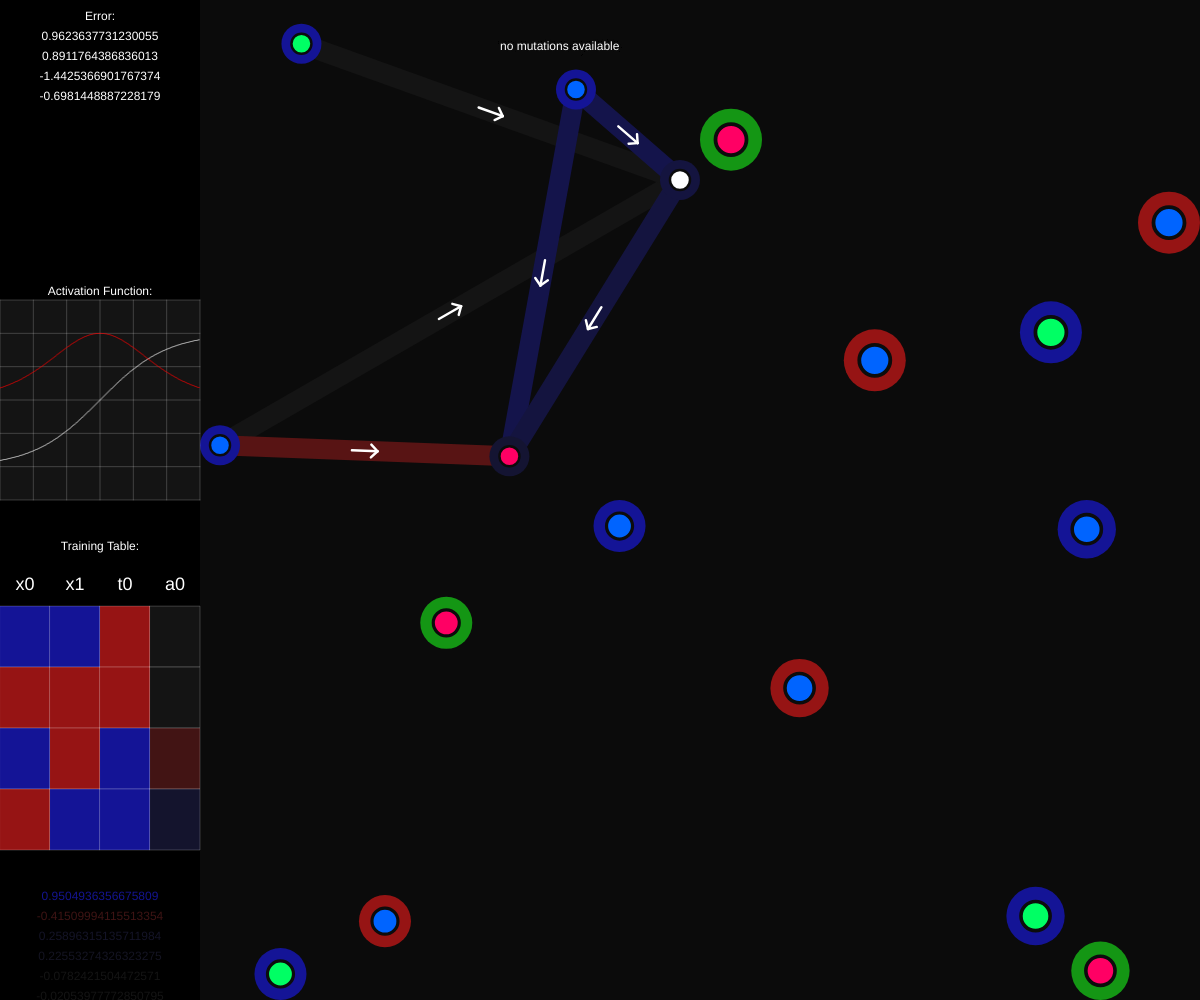
Frame 1 (no input)
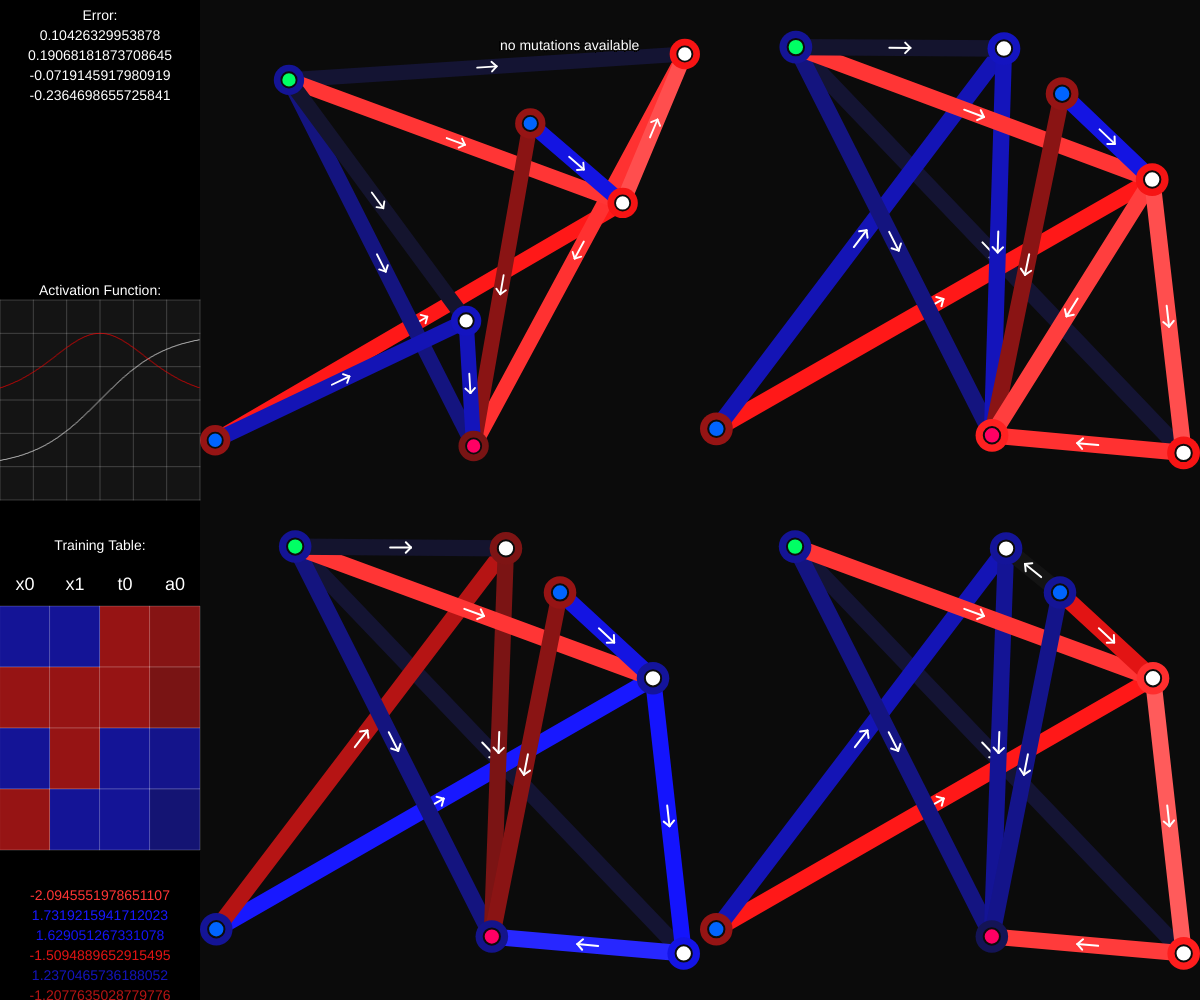
Frame 60 (no input)
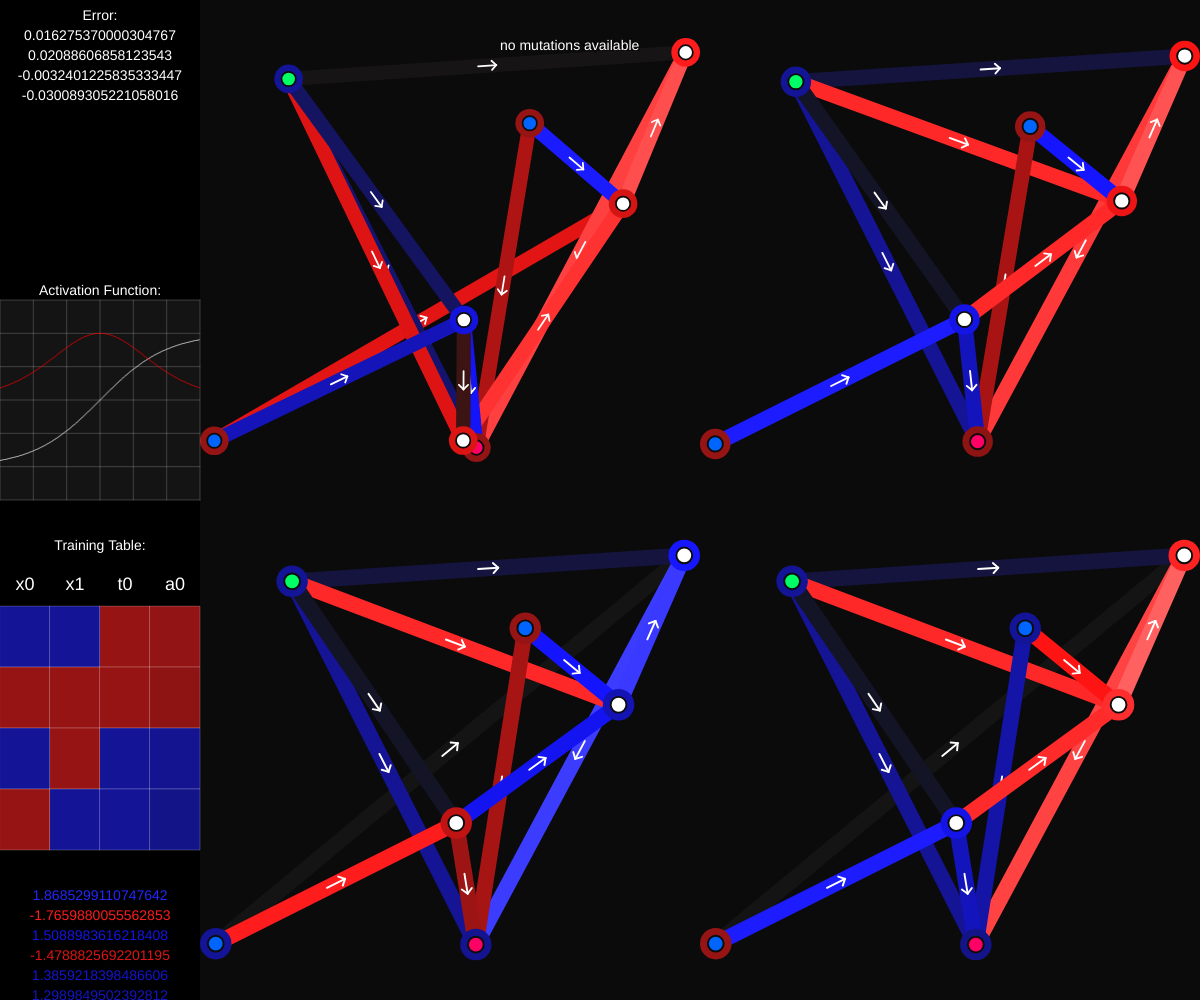
Frame 120 (the mouse pressed at the canvas centre since frame 60)

The p5.js sketch that drew these frames (run headless with seeded random() and noise() and a simulated clock; from frame 60 on, the mouse is pressed at the canvas centre):

// p5.js sketch
// ── sketch.js
const tt = 1;
const tf = -1;

const trainingData = [
    [[tt, tt], [tf]],
    [[tf, tf], [tf]],
    [[tt, tf], [tt]],
    [[tf, tt], [tt]],
];

var neat;

var testval = 2;

var doCreateCanvas = true;
var canvas;
function windowResized() { resizeCanvas(windowWidth, windowHeight); }
function setup() {
    if (doCreateCanvas) {
        canvas = createCanvas(windowWidth, windowHeight);
        canvas.position(0, 0);
        doCreateCanvas = false;
    }

    neat = new NEAT({
        inputNodeCount: trainingData[0][0].length,
        outputNodeCount: trainingData[0][1].length,
        populationSize: 200,
        biasNode: true,
    });
    console.log(neat);

    /// so like is th okay i do wonter hwo mayn this is writing befcause oof
    let p = neat.population[0];
    //p.splitConnection(1);
    p.splitConnection(2);
    p.addConnection(1, 4);
    p.addConnection(2, 3);
    p.addConnection(1, 3);


    //for (let i = neat.biasNode ? neat.outputNodeCount : 0; i < p.connections.length; i++) {
    //    p.connections[i].enabled = false;
    //}
    //const extraNodeOffset = neat.inputNodeCount + neat.outputNodeCount;
    //for (let i = 0; i < testval; i++) {
    //    let ni = extraNodeOffset + i;
    //    for (let j = 0; j < neat.inputNodeCount; j++) {
    //        p.addConnection(j, ni);
    //    }
    //    for (let j = 0; j < neat.outputNodeCount; j++) {
    //        p.addConnection(ni, neat.inputNodeCount + j);
    //    }
    //}
    //p.connections[5].enabled = false;
    //testval++;

    if (false) {
        p.addConnection(0, 17);
        p.addConnection(17, 18);
        p.addConnection(18, 3);
        p.addConnection(18, 19);
        p.addConnection(19, 20);
        p.addConnection(20, 19);
        p.addConnection(19, 3);


        p.connections[3].enabled = false;
    }
    //console.log(p.getOutput(trainingData[0][0]));
    //console.log(NEAT.distance(neat.population[0], neat.population[1]));
    //console.log(NEAT.distance(neat.population[1], neat.population[2]));

    //console.log(p.train([trainingData[0][0]], [trainingData[0][1]]));

    frameRate(30);
}

var nextStep = false;

var trainingDataIndex = 0;
var trainingDataFloatTime = 2;
var trainingDataFloat = trainingDataFloatTime;


let last = 0;
let settled = 0;

let framesGood = 0;
let iterations = 0;
function draw() {
    trainingDataFloat -= deltaTime * 0.001
    if (trainingDataFloat <= 0) {
        trainingDataFloat = trainingDataFloatTime;
        trainingDataIndex = (trainingDataIndex + 1) % trainingData.length
    }

    background(11); //12

    noStroke();
    fill(12);
    let s = Math.min(windowWidth, windowHeight);

    let x = (windowWidth - s) / 2;
    let y = (windowHeight - s) / 2;

    let left = 200;

    let hw = (windowWidth - left) / 2;
    let hh = windowHeight / 2;

    const p = neat.population[0];

    //neat.population[0].draw(0, 0, windowWidth, windowHeight, trainingData[0][0]);
    let move = p.draw(left, 0, hw, hh, trainingData[trainingDataIndex][0]);
    neat.population[1].draw(left + hw, 0, hw, hh, trainingData[1][0]);
    neat.population[2].draw(left, hh, hw, hh, trainingData[2][0]);
    neat.population[3].draw(left + hw, hh, hw, hh, trainingData[3][0]);

    let inputs = [];
    let outputs = [];

    for (let i = 0; i < trainingData.length; i++) {
        inputs[inputs.length] = trainingData[i][0];
        outputs[outputs.length] = trainingData[i][1];
    }

    //p.evolve(inputs, outputs, 500, 0.001);
    neat.runEpoch(inputs, outputs, 500, 0.00001);

    const totalErrors = p.backPropagate(inputs, outputs, false, true).totalErrors;
    let totalErr = 0;
    for (let i = 0; i < totalErrors.length; i++) {
        totalErr += Math.abs(totalErrors[i]);
    }
    const err = totalErr / totalErrors.length;

    //console.log(err);

    let m = 3;
    textAlign(CENTER);
    if (true) {
        let gx = 0, gy = 300, gw = left, gh = left;

        noStroke();
        fill(255);
        text("Activation Function:", gx + gw / 2, gy - 5);


        fill(20);
        rect(gx, gy, gw, gh);

        strokeWeight(1);
        stroke(255, 50);
        for (let i = 0; i <= m * 2; i++) {
            let x = mapRange(i, 0, m * 2, 0, gw);
            let y = mapRange(i, 0, m * 2, 0, gh);
            line(gx + x, gy, gx + x, gy + gh);
            line(gx, gy + y, gx + gw, gy + y);
        }

        stroke(255);
        drawFunction(neat.population[0].activationFunction, gx, gy, gw, gh, m);
        stroke(255, 0, 0);
        drawFunction(neat.population[0].activationFunctionDerivitive, gx, gy, gw, gh, m);
    }


    noStroke();
    fill(255);
    text("Training Table:", left / 2, 550);

    let weights = [];
    for (let i = 0; i < p.connections.length; i++) {
        if (p.connections[i].enabled) {
            weights[weights.length] = p.connections[i].weight;
        }
    }
    weights.sort((a, b) => {
        return Math.abs(b) - Math.abs(a);
    })
    for (let i = 0; i < weights.length && i < 20; i++) {
        setFillColor(weights[i]);
        text(weights[i], left / 2, 900 + (i * 20));
    }


    drawTrainingData(0, 600, left, 250);
    textAlign(LEFT);

    if (err != undefined && err < 0.0005) {
        framesGood++;
    } else {
        framesGood = 0;
    }
    if (last != undefined && last == move) {
        settled++;
    } else {
        settled = 0;
        last = move;
    }
    if (framesGood > 60 && settled > 60) {
        //setup();
        framesGood = 0;
        settled = 0;
        //iterations = 0;
    }
}

function drawFunction(f, dx, dy, dw, dh, m) {
    let min = -m;
    let max = m;

    for (let i = 0; i < dw; i++) {
        let x = mapRange(i, 0, dw, min, max);
        let y = mapRange(f(x), min, max, dh, 0);
        point(dx + i, dy + y);
    }
}

function drawTrainingData(dx, dy, dw, dh) {
    let data = trainingData;

    let rows = data.length + 0.1;
    let columns = data[0][0].length + data[0][1].length + neat.outputNodeCount;

    textAlign(CENTER);
    textSize(18);

    noStroke();
    fill(255);
    for (let i = 0; i < columns; i++) {
        let x = mapRange(i, 0, columns, 0, dw);

        let a = data[0][0].length;
        let b = a + data[0][1].length;

        if (i < a) {
            text("x" + str(i), x + (dw / columns) / 2, dy - 10);
        } else if (i < b) {
            text("t" + str(i - a), x + (dw / columns) / 2, dy - 10);
        } else {
            text("a" + str(i - b), x + (dw / columns) / 2, dy - 10);
        }
    }
    textSize(14);
    textAlign(LEFT);

    strokeWeight(1);
    stroke(255, 50);
    for (let i = 0; i < columns; i++) {
        let x = mapRange(i, 0, columns, 0, dw);

        for (let j = 0; j < data.length; j++) {
            let y = mapRange(j + 0.1, 0, rows, 0, dh);

            let l = data[j][0].length;
            let ll = l + data[j][1].length;

            let value;
            if (i < l) {
                value = data[j][0][i];
            } else if (i < ll) {
                value = data[j][1][i - l];
            } else {
                value = neat.population[0].getOutput(data[j][0])[i - ll];
            }
            setFillColor(value);
            rect(dx + x, dy + y, dw / columns, dh / rows);
        }
    }
}


function keyPressed() {
    console.log(keyCode);
    if (keyCode === 32) {
        setup();
        iterations = 0;
    } else if (keyCode == 67) {

    }
}

// ── neat.js
"use strict";

const mapRange = (x, xmin, xmax, newmin, newmax) => { return (((x - xmin) / (xmax - xmin)) * (newmax - newmin)) + newmin; }
const getChance = chance => { return random() < chance; }
const getRandomInt = max => { return Math.floor(random() * max); }
const getWeight = () => { return mapRange(random(), 0, 1, -1, 1); }

const getColor = value => {
    const minColor = 20;
    const lowColor = 20;
    const maxLowColor = 220;
    const colorFactor = 150;

    if (value == undefined) {
        return {
            color: colorFactor,
            low: lowColor
        };
    }

    const cutoff = 255 / colorFactor;
    const rescale = ((maxLowColor - lowColor) / 255);

    if (Math.abs(value) > cutoff) {
        const v = (Math.abs(value) - cutoff) / (Math.abs(value) + (1 - cutoff));
        return {
            color: 255,
            low: Math.min(Math.max((v * rescale * colorFactor) + lowColor, lowColor), maxLowColor)
        }
    }

    return {
        color: Math.min(Math.max(Math.abs(value) * colorFactor, minColor), 255),
        low: lowColor
    };
}
const setStrokeColor = value => {
    const color = getColor(value);
    if (value == undefined) {
        stroke(color.low, color.color, color.low);
    } else if (value >= 0) {
        stroke(color.low, color.low, color.color);
    } else {
        stroke(color.color, color.low, color.low);
    }
}
const setFillColor = value => {
    const color = getColor(value);
    if (value == undefined) {
        fill(color.low, color.color, color.low);
    } else if (value >= 0) {
        fill(color.low, color.low, color.color);
    } else {
        fill(color.color, color.low, color.low);
    }
}

class NEAT {
    constructor(config) {
        const checkInput = (value, fallback, type = undefined, checkFunc = undefined) => {
            if (value != undefined && (type == undefined || typeof (value) == type) && (checkFunc == undefined || checkFunc(value))) {
                return value;
            }
            return fallback;
        }

        this.biasNode = checkInput(config.biasNode, true, 'boolean');

        this.inputNodeCount = checkInput(config.inputNodeCount, 1, 'number', Number.isInteger);
        if (this.biasNode) this.inputNodeCount++;
        this.outputNodeCount = checkInput(config.outputNodeCount, 1, 'number', Number.isInteger);

        this.nodeCount = 0;
        this.globalConnections = [];
        this.splitConnections = [];

        this.population = [];
        let populationSize = checkInput(config.populationSize, 200, 'number', Number.isInteger);
        for (let i = 0; i < populationSize; i++) {
            this.population[i] = new NEAT.Genome(this);
            for (let j = 0; j < this.inputNodeCount; j++) {
                for (let k = 0; k < this.outputNodeCount; k++) {
                    this.population[i].addConnection(j, k + this.inputNodeCount);
                }
            }
            this.population[i].connections.forEach(c => {
                c.enabled = false
            });
        }
    }

    getConnection(from, to) {
        if (from < this.nodeCount && to < this.nodeCount) {
            for (let i = 0; i < this.globalConnections.length; i++) {
                if (this.globalConnections[i].compare(from, to)) {
                    return i;
                }
            }
        }
        this.nodeCount = Math.max(this.nodeCount, Math.max(from, to) + 1);
        const index = this.globalConnections.length;
        this.globalConnections[index] = new NEAT.Connection(from, to);
        return index;
    }

    getSplitConnectionNode(from, to) {
        for (let i = 0; i < this.splitConnections.length; i++) {
            if (this.splitConnections[i].from == from && this.splitConnections[i].to == to) {
                return this.splitConnections[i].splitNode;
            }
        }
        const splitNode = this.nodeCount;
        this.nodeCount = Math.max(this.nodeCount, Math.max(from, to, splitNode) + 1);
        this.splitConnections[this.splitConnections.length] = {
            from: from,
            to: to,
            splitNode: splitNode
        }
        return splitNode;
    }

    static distance(g1, g2) {
        // this is the most interesting part

        // -- add checks for if one thing has no nodes.

        // Swap if one has more / newer indexes
        if (g1.connections[g1.connections.length - 1].index < g2.connections[g2.connections.length - 1].index) {
            let g = g1;
            g1 = g2;
            g2 = g;
        }

        let similar = 0,
            disjoint = 0,
            excess,
            weightDifference = 0;

        let g1Index = 0,
            g2Index = 0;

        while (g1Index < g1.connections.length && g2Index < g2.connections.length) {
            let gene1 = g1.connections[g1Index],
                gene2 = g2.connections[g2Index];

            if (gene1.index == gene2.index) {
                similar++;
                weightDifference += Math.abs(gene2.weight - gene1.weight);

                g1Index++;
                g2Index++;
            } else {
                disjoint++;
                if (gene1.index < gene2.index) {
                    g1Index++;
                } else {
                    g2Index++;
                }
            }
        }

        // ones that didnt get read:
        excess = g1.connections.length - g1Index;
        weightDifference /= similar; // avg weight difference

        let n = Math.max(g1.connections.length, g2.connections.length);
        if (n < 20) { n = 1; } // hmmmmmm

        disjoint /= n;
        excess /= n;

        const
            c1 = 1,
            c2 = 1,
            c3 = 1;

        return (c1 * excess) + (c2 * disjoint) + (c3) * weightDifference;
    }

    static crossover(g1, g2) {
        // hmm, this was also an issue.
        return g1;
    }

    runEpoch(inputs, targetOutputs, maxIterations, stopError) {
        const newPopulation = [];

        // Train
        const generationInformation = [];
        for (let i = 0; i < this.population.length; i++) {
            const e = this.population[i];
            generationInformation[i] = e.evolve(inputs, targetOutputs, maxIterations, stopError)
        }

        // Attain fitness
        let maxFitness = 0;
        generationInformation.forEach(g => {
            g.totalError = Math.max(0.0001, Math.abs(g.totalError));
            maxFitness = Math.max(maxFitness, g.totalError);
        });
        let totalFitness = 0;
        generationInformation.forEach(g => {
            g.totalError = maxFitness - g.totalError;
            totalFitness += g.totalError;
        });

        const getFromGeneration = () => {
            const position = random() * totalFitness;
            let offset = 0;
            for (let i = 0; i < this.population.length && i < generationInformation.length; i++) {
                offset += generationInformation[i].totalError;
                if (position < offset) {
                    return this.population[i].clone();
                }
            }
            return this.population[0].clone();
        }

        for (let i = 0; i < this.population.length; i++) {
            // Crossover
            const g1 = getFromGeneration();
            const g2 = getFromGeneration();

            const g = NEAT.crossover(g1, g2);


            // Mutate
            g.mutate(inputs, targetOutputs);

            // Add to new population.
            newPopulation[newPopulation.length] = g;
        }


        this.population = newPopulation;
    }
}

NEAT.Genome = class {
    constructor(neatInstance) {
        this.neatInstance = neatInstance;
        this.connections = [];
        //this.fitness = 0;
    }

    activationFunction(x) {
        //return Math.max(0.2 * x, x);
        //return 1 / (1 + Math.pow(Math.E, -x));
        return 2 * Math.tanh(x / 2);
        //return Math.tanh(x);
        return x;
    }

    activationFunctionDerivitive(x) {
        //return (x >= 0) ? 1 : 0.2;
        //return Math.pow(Math.E, -x) / Math.pow(1 + Math.pow(Math.E, -x), 2);
        return 2 / (Math.pow(Math.cosh(x / 2), 2));
        //return 1 / (Math.pow(Math.cosh(x), 2));
        return 1; // ?
    }

    clone() {
        let clone = new NEAT.Genome(this.neatInstance);
        for (let i = 0; i < this.connections.length; i++) {
            let c = this.connections[i];
            clone.connections[i] = new NEAT.Genome.Gene(c.index, c.weight, c.enabled);
        }

        if (this.drawVertices != undefined && this.drawEdges != undefined) {
            clone.drawVertices = [];
            clone.drawEdges = [];

            for (let i = 0; i < this.drawVertices.length; i++) {
                const v = this.drawVertices[i];
                clone.drawVertices[i] = {
                    x: v.x,
                    y: v.y,
                    dx: v.dx,
                    dy: v.dy,
                    n: v.n,

                    b: v.b,
                    i: v.i,
                    o: v.o,
                }
            }
            for (let i = 0; i < this.drawEdges.length; i++) {
                let e = this.drawEdges[i];
                clone.drawEdges[i] = {
                    from: e.from,
                    to: e.to,
                    n: e.n,
                };
            }
        }
        //clone.fitness = this.fitness;
        return clone;
    }

    addConnection(from, to, weight) {
        if (from == to) return;
        const connectionIndex = this.neatInstance.getConnection(from, to);

        const foundIndex = this.connections.findIndex(x => x.index == connectionIndex);
        if (foundIndex != -1) {
            this.connections[foundIndex].enabled = true;
            if (weight != undefined) {
                this.connections[foundIndex].weight = weight;
            }
            return;
        }

        const newIndex = this.connections.length;
        this.connections[newIndex] = new NEAT.Genome.Gene(connectionIndex, weight != undefined ? weight : getWeight());

        // i think this sort is needed (could be made faster with just inserting into the correct position :) )
        this.connections.sort((a, b) => {
            return a.index - b.index;
        })
    }

    getCalculatedNodes(input) {
        if (input == undefined || input.length == undefined || input.length != this.neatInstance.inputNodeCount - (this.neatInstance.biasNode ? 1 : 0)) {
            return undefined;
        }

        let aInput = [];
        if (this.neatInstance.biasNode) {
            aInput[0] = 1;
            for (let i = input.length; i > 0; i--) {
                aInput[i] = input[i - 1];
            }
        } else {
            for (let i = 0; i < input.length; i++) {
                aInput[i] = input[i];
            }
        }

        let nodes = [];
        for (let i = 0; i < this.neatInstance.nodeCount; i++) {
            nodes[i] = {
                calculated: i < aInput.length,
                value: i < aInput.length ? aInput[i] : undefined,
                failedReferences: 0
            }
        }

        let unusedConnections = [];
        for (let i = 0; i < this.connections.length; i++) {
            if (this.connections[i].enabled) {
                unusedConnections[unusedConnections.length] = i;
            }
        }
        let lastLength = unusedConnections.length + 1;
        while (unusedConnections.length > 0 && unusedConnections.length != lastLength) {
            lastLength = unusedConnections.length;

            for (let i = this.neatInstance.inputNodeCount; i < nodes.length; i++) {
                nodes[i].failedReferences = 0;
            }

            let tempUnused = [];
            for (let i = 0; i < unusedConnections.length; i++) {
                let c = this.connections[unusedConnections[i]];
                let g = this.neatInstance.globalConnections[c.index];

                if (c.enabled) {
                    if (!nodes[g.from].calculated) {
                        tempUnused[tempUnused.length] = unusedConnections[i];
                        nodes[g.to].failedReferences++;
                    } else if (!nodes[g.to].calculated) {
                        if (nodes[g.to].value == undefined) nodes[g.to].value = 0;
                        nodes[g.to].value += nodes[g.from].value * c.weight;
                    }
                }
            }

            for (let i = this.neatInstance.inputNodeCount; i < nodes.length; i++) {
                if (nodes[i].calculated == false && nodes[i].value != undefined && nodes[i].failedReferences <= 0) {
                    nodes[i].calculated = true;
                    nodes[i].value = this.activationFunction(nodes[i].value);
                }
            }
            unusedConnections = tempUnused;
        }

        return nodes;
    }

    getPotentialConnections(dx, dy, dw, dh) {
        if (this.debug == undefined) {
            this.debug = true;
        }

        const totalNodesCount = this.neatInstance.inputNodeCount + this.neatInstance.outputNodeCount;
        let vertices = [];
        for (let i = 0; i < totalNodesCount; i++) {
            vertices[i] = {
                fromConnections: [],
                toConnections: []
            }
        }
        for (let i = 0; i < this.connections.length; i++) {
            const c = this.connections[i];
            const g = this.neatInstance.globalConnections[c.index];

            if (!c.enabled) {
                //continue;
            }

            const vs = [g.from, g.to];
            vs.forEach(v => {
                if (vertices[v] == undefined) {
                    vertices[v] = {
                        fromConnections: [],
                        toConnections: []
                    }
                }
                if (g.from != v) {
                    vertices[v].fromConnections[vertices[v].fromConnections.length] = i; // this is wild shit.
                } else {
                    vertices[v].toConnections[vertices[v].toConnections.length] = i;
                }
            });
        }

        const checkIfConnectionIsRecursive = c => {
            const lookup = [];
            const checkNodes = [c.to];
            lookup[c.from] = true;

            while (checkNodes.length > 0) {
                const check = checkNodes.splice(0, 1)[0];

                if (vertices[check] != undefined) {
                    for (let i = 0; i < vertices[check].toConnections.length; i++) {
                        const connection = this.connections[vertices[check].toConnections[i]];
                        if (connection.enabled) {
                            const toNodeIndex = this.neatInstance.globalConnections[connection.index].to;

                            if (lookup[toNodeIndex] == undefined) {
                                lookup[toNodeIndex] = true;
                                checkNodes[checkNodes.length] = toNodeIndex;
                            } else {
                                return true;
                            }
                        }
                    }
                }
            }
            return false;
        }

        const possibleConnections = [];
        for (let i = 0; i < vertices.length; i++) {
            if (vertices[i] == undefined) continue;
            for (let j = i + 1; j < vertices.length; j++) {
                if (vertices[j] == undefined) continue;
                const potentialConnections = [{
                    from: i,
                    to: j
                }, {
                    from: j,
                    to: i
                }];

                potentialConnections.forEach(c => {
                    if ((c.from < this.neatInstance.inputNodeCount || c.from >= totalNodesCount) && c.to >= this.neatInstance.inputNodeCount) {
                        const alreadyConnected = this.connections.findIndex(x => {
                            return this.neatInstance.globalConnections[x.index].from == c.from && this.neatInstance.globalConnections[x.index].to == c.to && x.enabled;
                        }) != -1;
                        const recursive = checkIfConnectionIsRecursive(c);

                        if (!alreadyConnected && !recursive) {
                            possibleConnections[possibleConnections.length] = c;
                        }
                    }
                });
            }
        }

        return possibleConnections;
    }

    getGradientNodes(calculatedNodes, targetOutput) {
        // constants
        const nodeInputMaxIndex = this.neatInstance.inputNodeCount;
        const nodeOutputMaxIndex = nodeInputMaxIndex + this.neatInstance.outputNodeCount;
        const df = this.activationFunctionDerivitive;

        // Derived Errors.
        const errors = [];
        for (let i = nodeInputMaxIndex; i < nodeOutputMaxIndex; i++) {
            errors[i - nodeInputMaxIndex] = (calculatedNodes[i].calculated ? calculatedNodes[i].value : 0) - targetOutput[i - nodeInputMaxIndex];
        }
        // Gradients (for feeding purposes).
        const nodeZs = [];
        for (let i = 0; i < this.neatInstance.nodeCount && i < calculatedNodes.length; i++) {
            nodeZs[i] = 0;
        }
        for (let i = 0; i < this.connections.length; i++) {
            let c = this.connections[i];
            let g = this.neatInstance.globalConnections[c.index];
            if (c.enabled && calculatedNodes[g.from].calculated) {
                nodeZs[g.to] += c.weight * calculatedNodes[g.from].value;
            }
        }
        // Gradient nodes for backpropagation calculation
        const gradientNodes = [];
        for (let i = 0; i < this.neatInstance.nodeCount && i < calculatedNodes.length; i++) {
            let calculated = i >= nodeInputMaxIndex && i < nodeOutputMaxIndex;
            gradientNodes[i] = {
                calculated: calculated,
                value: calculated ? (df(nodeZs[i]) * errors[i - nodeInputMaxIndex]) : undefined,
                failedReferences: 0
            }
        }

        //////////////////....

        let unusedConnections = [];
        for (let i = 0; i < this.connections.length; i++) {
            if (this.connections[i].enabled) {
                unusedConnections[unusedConnections.length] = i;
            }
        }

        let lastLength = unusedConnections.length + 1;
        while (unusedConnections.length > 0 && unusedConnections.length != lastLength) {
            lastLength = unusedConnections.length;

            for (let i = 0; i < gradientNodes.length; i++) {
                gradientNodes[i].failedReferences = 0;
            }

            let tempUnused = [];
            for (let i = 0; i < unusedConnections.length; i++) {
                let c = this.connections[unusedConnections[i]];
                let g = this.neatInstance.globalConnections[c.index];

                if (c.enabled) {
                    if (!gradientNodes[g.to].calculated) {
                        tempUnused[tempUnused.length] = unusedConnections[i];
                        gradientNodes[g.from].failedReferences++;
                    } else if (!gradientNodes[g.from].calculated) {
                        if (gradientNodes[g.from].value == undefined) gradientNodes[g.from].value = 0;
                        gradientNodes[g.from].value += df(nodeZs[g.from]) * c.weight * gradientNodes[g.to].value;
                    }
                }
            }

            for (let i = 0; i < calculatedNodes.length; i++) {
                if (gradientNodes[i].calculated == false && gradientNodes[i].value != undefined && gradientNodes[i].failedReferences <= 0) {
                    gradientNodes[i].calculated = true;
                }
            }
            unusedConnections = tempUnused;
        }

        return {
            gradientNodes: gradientNodes,
            errors: errors,
        }
    }

    getWeightChange(inputs, targetOutputs) {
        const weightChange = [];
        for (let i = 0; i < this.connections.length; i++) weightChange[i] = 0;

        const potentialConnections = this.getPotentialConnections();
        const potentialWeights = [];
        for (let i = 0; i < potentialConnections.length; i++) potentialWeights[i] = 0;

        const targetInputCount = this.neatInstance.inputNodeCount - (this.neatInstance.biasNode ? 1 : 0);
        const targetOutputCount = this.neatInstance.outputNodeCount;

        const totalErrors = [];
        for (let n = 0; n < inputs.length && n < targetOutputs.length; n++) {
            const input = inputs[n];
            const targetOutput = targetOutputs[n];

            if (input == undefined || input.length != targetInputCount ||
                targetOutput == undefined || targetOutput.length != targetOutputCount) {
                continue;
            }

            const calculatedNodes = this.getCalculatedNodes(input);
            const {
                gradientNodes,
                errors,
            } = this.getGradientNodes(calculatedNodes, targetOutput);

            for (let i = 0; i < errors.length; i++) {
                if (totalErrors[n] == undefined) {
                    totalErrors[n] = 0;
                }
                totalErrors[n] += errors[i];
            }

            for (let i = 0; i < this.connections.length; i++) {
                let c = this.connections[i];
                let g = this.neatInstance.globalConnections[c.index];

                if (c.enabled && gradientNodes[g.to].calculated && calculatedNodes[g.from].calculated) {
                    weightChange[i] += gradientNodes[g.to].value * calculatedNodes[g.from].value;
                }
            }
            for (let i = 0; i < potentialConnections.length; i++) {
                let c = potentialConnections[i];
                potentialWeights[i] += gradientNodes[c.to].value * calculatedNodes[c.from].value;
            }
        }

        const divider = Math.max(inputs.length, targetOutputs.length);
        for (let i = 0; i < weightChange.length; i++) {
            weightChange[i] /= divider;
        }
        for (let i = 0; i < potentialWeights.length; i++) {
            potentialWeights[i] /= divider;
        }

        return {
            weightChange: weightChange,
            potentialWeights: potentialWeights,
            potentialConnections: potentialConnections,
            totalErrors: totalErrors,
        }
    }

    backPropagate(inputs, targetOutputs, train = true, draw = false) {
        // constants
        const learningRate = 0.01;// / this.neatInstance.nodeCount;//Math.min(inputs.length, targetOutputs.length);

        const {
            weightChange,
            potentialWeights,
            potentialConnections,
            totalErrors,
        } = this.getWeightChange(inputs, targetOutputs);

        if (draw) {
            noStroke();
            fill(0);
            rect(0, 0, 200, windowHeight);
            fill(255);

            let num = 0;
            const getDown = () => {
                return num += 20;
            }

            textAlign(CENTER);

            text("Error:", 100, getDown());
            for (let i = 0; i < totalErrors.length; i++) {
                if (this.lastDis != undefined) {
                    let change = Math.abs(this.lastDis[i]) - Math.abs(totalErrors[i]);
                    let color = Math.min(Math.max(Math.abs(change) * 255 * 100 / learningRate, 0), 255);

                    if (change >= 0) {
                        fill(255 - color, 255, 255 - color);
                    } else {
                        fill(255, 255 - color, 255 - color);
                    }
                    text(totalErrors[i], 100, getDown());
                } else {
                    text(totalErrors[i], 100, getDown());
                }
            }
            fill(255);
            textAlign(LEFT);
        }

        if (train) {
            for (let i = 0; i < this.connections.length && i < weightChange.length; i++) {
                this.connections[i].weight += -learningRate * weightChange[i];
            }
        }

        return {
            weightChange: weightChange,
            potentialWeights: potentialWeights,
            potentialConnections: potentialConnections,
            totalErrors: totalErrors,
        }
    }

    mutate(inputs, targetOutputs) {
        const potentialMutations = [];

        // Exploration of weight
        if (getChance(0.005)) {
            for (let i = 0; i < this.connections.length; i++) {
                if (this.connections[i].enabled) {
                    potentialMutations[potentialMutations.length] = {
                        function: () => {
                            this.connections[i].weight = getWeight();
                        },
                        weight: 0.1,
                    }
                }
            }

        }
        // Exploration of potential connections
        if (getChance(0.01)) {
            const {
                potentialConnections,
                potentialWeights,
            } = this.backPropagate(inputs, targetOutputs, false);
            for (let i = 0; i < potentialConnections.length && i < potentialWeights.length; i++) {
                potentialMutations[potentialMutations.length] = {
                    function: () => {
                        const c = potentialConnections[i];
                        this.addConnection(c.from, c.to, potentialWeights[i]);
                    },
                    weight: Math.max(0.1, Math.abs(potentialWeights[i]))
                }
            }
        }
        // Exploration of splitting nodes
        if (getChance(0.005)) {
            // split? idk
            for (let i = 0; i < this.connections.length; i++) {
                const c = this.connections[i];
                if (c.enabled && (!this.neatInstance.biasNode || this.neatInstance.globalConnections[c.index].from != 0)) {
                    potentialMutations[potentialMutations.length] = {
                        function: () => {
                            this.splitConnection(i);
                        },
                        weight: 0.1,
                    }
                }
            }
        }
        // Reducing Size (sometimes detrimental)
        if (getChance(0.01)) { // can create recurrent nodes.... check potential node function
            for (let i = 0; i < this.connections.length; i++) {
                const c = this.connections[i];
                potentialMutations[potentialMutations.length] = {
                    function: () => {
                        c.enabled = !c.enabled;
                    },
                    weight: 0.1,
                }
            }
        }


        if (potentialMutations.length <= 0) {
            fill(255);
            text("no mutations available", 500, 50);
            return;
        }

        let totalWeight = 0;
        for (let i = 0; i < potentialMutations.length; i++) {
            totalWeight += potentialMutations[i].weight;
        }

        const divisor = 1 / totalWeight;
        for (let i = 0; i < potentialMutations.length; i++) {
            potentialMutations[i].weight *= divisor;
        }

        const chosen = random();
        let offset = 0;
        for (let i = 0; i < potentialMutations.length; i++) {
            offset += potentialMutations[i].weight;
            if (chosen < offset) {
                potentialMutations[i].function();
                break;
            }
        }
    }

    evolve(inputs, targetOutputs, maxIterations, stopError) {
        let minError = stopError;
        let lastTotalWeightChange = 4, lastTotalError = 0;
        for (let i = 0; i < maxIterations && minError >= stopError && lastTotalWeightChange >= 1e-14; i++) {
            const {
                weightChange,
                totalErrors,
            } = this.backPropagate(inputs, targetOutputs)

            lastTotalWeightChange = 0;
            for (let i = 0; i < weightChange.length; i++) {
                lastTotalWeightChange += weightChange[i];
            }

            lastTotalError = 0;
            for (let i = 0; i < totalErrors.length; i++) {
                lastTotalError += Math.abs(totalErrors[i]);
            }
            minError = Math.min(minError, lastTotalError / totalErrors.length);

        }
        //this.mutate(potentialConnections, potentialWeights);
        return {
            stopped: minError < stopError,
            totalError: lastTotalError,
        };
    }

    getOutput(input) {
        let nodes = this.getCalculatedNodes(input);
        //console.log(nodes);

        if (nodes) {
            let output = [];
            for (let i = 0; i < this.neatInstance.outputNodeCount; i++) {
                let n = nodes[this.neatInstance.inputNodeCount + i];
                output[i] = n.calculated ? n.value : 0;
            }
            return output;
        }
        return undefined;
    }

    splitConnection(index) {
        const from = this.neatInstance.globalConnections[this.connections[index].index].from;
        const to = this.neatInstance.globalConnections[this.connections[index].index].to;
        const splitNode = this.neatInstance.getSplitConnectionNode(from, to);

        //console.log(from, to, splitNode);

        this.connections[index].enabled = false;
        this.addConnection(from, splitNode, this.connections[index].weight);
        this.addConnection(splitNode, to, 1);
        if (this.neatInstance.biasNode) {
            this.addConnection(0, splitNode);
        }
    }

    // graph force stuff
    /// https://cs.brown.edu/people/rtamassi/gdhandbook/chapters/force-directed.pdf
    draw(x, y, w, h, input = undefined) {
        // edges huh

        if (!this.drawVertices || !this.drawEdges) {
            console.log("making everything :)");

            this.drawVertices = []
            this.drawEdges = [];
            for (let i = 0; i < this.connections.length; i++) {
                const c = this.connections[i];
                const g = this.neatInstance.globalConnections[c.index];

                const nodes = [
                    g.from, g.to
                ];
                nodes.forEach(n => {
                    if (this.drawVertices[n] == undefined) {
                        this.drawVertices[n] = {
                            n: n,
                            x: random(0, 1),
                            y: random(0, 1),
                            dx: 0,
                            dy: 0,
                            // Draw stuff
                            b: n == 0 && this.neatInstance.biasNode,
                            i: (n < this.neatInstance.inputNodeCount),
                            o: (n >= this.neatInstance.inputNodeCount && n < this.neatInstance.inputNodeCount + this.neatInstance.outputNodeCount),
                        }
                    }
                })

                //if (this.neatInstance.biasNode && g.from == 0 && !drawBias) {
                //    continue;
                //}

                if (this.connections[i].enabled) {
                    this.drawEdges[this.drawEdges.length] = {
                        n: i,
                        from: g.from,
                        to: g.to
                    }
                }
            }
            // no clue if the following code works.............................
            for (let i = 0; i < this.drawVertices.length; i++) {
                if (this.drawVertices[i] == undefined) {
                    this.drawVertices.splice(i, 1);
                    for (let j = 0; j < this.drawEdges.length; j++) {
                        if (this.drawEdges[j].from >= i) this.drawEdges[j].from--;
                        if (this.drawEdges[j].to >= i) this.drawEdges[j].to--;
                    }
                    i--;
                }
            }
        } else {
            for (let i = 0; i < this.connections.length; i++) {
                let c = this.connections[i];
                let g = this.neatInstance.globalConnections[c.index];
                const index = this.drawEdges.findIndex(x => {
                    return x.n == i;
                })
                if (c.enabled && index == -1) {
                    const newToAndFrom = [];
                    [g.from, g.to].forEach(v => {
                        const vIndex = this.drawVertices.findIndex(x => x.n == v);
                        if (vIndex == -1) {
                            let targetIndex = Math.min(v, this.drawVertices.length - 1);
                            while (targetIndex >= 0 && this.drawVertices[targetIndex].n > v) targetIndex--;
                            targetIndex++;

                            //console.log(`inserting vertice index at ${targetIndex} / ${this.drawVertices.length}`);

                            for (let j = 0; j < this.drawEdges.length; j++) {
                                if (this.drawEdges[j].from >= targetIndex) this.drawEdges[j].from++;
                                if (this.drawEdges[j].to >= targetIndex) this.drawEdges[j].to++;
                            }
                            this.drawVertices.splice(targetIndex, 0, {
                                n: v,
                                x: random(0, 1),
                                y: random(0, 1),
                                dx: 0,
                                dy: 0,
                                // Draw stuff
                                b: v == 0 && this.neatInstance.biasNode,
                                i: (v < this.neatInstance.inputNodeCount),
                                o: (v >= this.neatInstance.inputNodeCount && v < this.neatInstance.inputNodeCount + this.neatInstance.outputNodeCount),
                            });
                            newToAndFrom[newToAndFrom.length] = targetIndex;
                        } else {
                            newToAndFrom[newToAndFrom.length] = vIndex;
                        }
                    });
                    this.drawEdges[this.drawEdges.length] = {
                        n: i,
                        from: newToAndFrom[0],
                        to: newToAndFrom[1]
                    }
                } else if (!c.enabled && index != -1) {
                    this.drawEdges.splice(index, 1);
                }
            }
        }

        let xFactor = w / h;

        let k = Math.sqrt(1 / this.drawVertices.length);
        const fa = s => { return (s * s) / k; }
        const fr = s => { return (k * k) / s; }

        let cx, cy, cm;
        //const iterations = 10;
        let totalMove = 0;

        const maxMove = 0.005;
        const moveFactor = 0.05 / (this.drawVertices.length);
        // seperation
        for (let i = 0; i < this.drawVertices.length; i++) {
            for (let j = 0; j < this.drawVertices.length; j++) {
                if (i != j) {
                    cx = (this.drawVertices[i].x - this.drawVertices[j].x) * xFactor;
                    cy = this.drawVertices[i].y - this.drawVertices[j].y;
                    cm = Math.sqrt((cx * cx) + (cy * cy));
                    this.drawVertices[i].dx += (cx / cm) * fr(cm) * 2;
                    this.drawVertices[i].dy += (cy / cm) * fr(cm) * 2;
                }
            }
        }

        // attraction
        for (let i = 0; i < this.drawEdges.length; i++) {
            let e = this.drawEdges[i];

            cx = (this.drawVertices[e.to].x - this.drawVertices[e.from].x) * xFactor;
            cy = this.drawVertices[e.to].y - this.drawVertices[e.from].y;
            cm = Math.sqrt((cx * cx) + (cy * cy));

            let weight = 0.6 + Math.abs(this.connections[e.n].weight * 0.8);
            let weightClamped = Math.min(Math.max(weight, 0.5, 2));

            let facm = fa(cm);
            this.drawVertices[e.to].dx -= (cx / cm) * facm * weightClamped;
            this.drawVertices[e.to].dy -= (cy / cm) * facm * weightClamped;
            this.drawVertices[e.from].dx += (cx / cm) * facm * weightClamped;
            this.drawVertices[e.from].dy += (cy / cm) * facm * weightClamped;
        }

        // actual movement
        for (let i = 0; i < this.drawVertices.length; i++) {
            let dm = Math.sqrt((this.drawVertices[i].dx * this.drawVertices[i].dx) + (this.drawVertices[i].dy * this.drawVertices[i].dy));
            let ax = (this.drawVertices[i].dx / dm) * Math.min(dm * moveFactor, maxMove);
            let ay = (this.drawVertices[i].dy / dm) * Math.min(dm * moveFactor, maxMove);

            let tm = (ax * ax) + (ay * ay);
            totalMove += tm;

            this.drawVertices[i].x = this.drawVertices[i].x + ax;
            this.drawVertices[i].y = this.drawVertices[i].y + ay;
            this.drawVertices[i].dx = 0;
            this.drawVertices[i].dy = 0;
        }

        //console.log(n);

        let minVx, maxVx, minVy, maxVy;
        for (let i = 0; i < this.drawVertices.length; i++) {
            const x = this.drawVertices[i].x;
            const y = this.drawVertices[i].y;
            minVx = minVx != undefined ? Math.min(x, minVx) : x;
            maxVx = maxVx != undefined ? Math.max(x, maxVx) : x;
            minVy = minVy != undefined ? Math.min(y, minVy) : y;
            maxVy = maxVy != undefined ? Math.max(y, maxVy) : y;
        }
        maxVx -= minVx;
        maxVy -= minVy;

        let scale = Math.max(maxVx, maxVy);

        minVx -= (scale - maxVx) / 2
        minVy -= (scale - maxVy) / 2

        scale = 1 / scale;

        const nodeSize = Math.sqrt((w * h) / this.drawVertices.length) * 0.15 * scale;
        x += nodeSize / 2
        y += nodeSize / 2
        w -= nodeSize
        h -= nodeSize

        const nodes = this.getCalculatedNodes(input);
        const drawData = nodes != undefined;

        const arrowScale = 0.16;

        const getMagnitude = n => {
            const
                cx = this.drawVertices[n.to].x - this.drawVertices[n.from].x,
                cy = this.drawVertices[n.to].y - this.drawVertices[n.from].y;
            return (cx * cx) + (cy * cy);
        }

        this.drawEdges.sort((a, b) => {
            return getMagnitude(b) - getMagnitude(a);
        });


        for (let i = 0; i < this.drawEdges.length; i++) {
            const e = this.drawEdges[i];
            const v = this.drawVertices[e.from];
            const u = this.drawVertices[e.to];

            if (drawData) {
                setStrokeColor(nodes[v.n].calculated ? this.connections[e.n].weight * nodes[v.n].value : undefined);
            } else {
                stroke(255 * Math.min(e.w, 1));
            }

            let x1 = ((v.x - minVx) * w * scale) + x, y1 = ((v.y - minVy) * h * scale) + y,
                x2 = ((u.x - minVx) * w * scale) + x, y2 = ((u.y - minVy) * h * scale) + y;

            strokeWeight(nodeSize * 0.5);
            line(x1, y1, x2, y2);


            if (drawData) {
                let cx = x2 - x1,
                    cy = y2 - y1;
                let cm = Math.sqrt((cx * cx) + (cy * cy));
                cx *= (nodeSize * arrowScale) / cm;
                cy *= (nodeSize * arrowScale) / cm;

                const
                    mx = ((x1 + x2) / 2) + cx * 2,
                    my = ((y1 + y2) / 2) + cy * 2;

                strokeWeight(nodeSize * 0.06125);
                stroke(255);
                line(mx, my, mx + cy - cx, my - cx - cy);
                line(mx, my, mx - cy - cx, my + cx - cy);
                line(mx, my, mx - cx * 4, my - cy * 4);

                noStroke();
                fill(255);
                //text(e.n, mx + 40, my - 20)
                //text(Math.round(this.connections[e.n].weight * 1000) / 1000, mx + 40, my)
                //text(this.connections[e.n].change, mx + 40, my + 20)
            }
        }

        strokeWeight(nodeSize * 0.06125);
        for (let i = 0; i < this.drawVertices.length; i++) {
            const v = this.drawVertices[i];

            const cx = ((v.x - minVx) * w * scale) + x;
            const cy = ((v.y - minVy) * h * scale) + y;

            if (drawData) {
                setFillColor(nodes[v.n].calculated ? nodes[v.n].value : undefined);
                noStroke();
                circle(cx, cy, nodeSize);
            }

            if (v.b) {
                fill(0, 255, 100);
            } else if (v.i) {
                fill(0, 100, 255);
            } else if (v.o) {
                fill(255, 0, 100);
            } else {
                fill(255);
            }

            stroke(12);
            circle(cx, cy, drawData ? nodeSize * 0.5 : nodeSize);

            //noStroke();
            //fill(0);
            //text(v.n - 1, cx, cy);
        }


        return Math.round((totalMove / this.drawVertices.length) * 100000000);
    }
}

NEAT.Genome.Gene = class {
    constructor(index, weight, enabled = true) {
        this.index = index;
        this.weight = weight;
        this.enabled = enabled;
    }

    //activationFunction(x) {
    //    return x;//Math.max(0.2 * x, x);
    //}

    getFrom(neatInstance) { return neatInstance.globalConnections[this.index].from; }
    getTo(neatInstance) { return neatInstance.globalConnections[this.index].to; }
}

NEAT.Connection = class {
    constructor(from, to) {
        this.from = from;
        this.to = to;
    }

    compare(from, to) {
        return this.to == to && this.from == from;
    }
}

// for calculation node, make the variables temporary with 'delete' keyword :)
